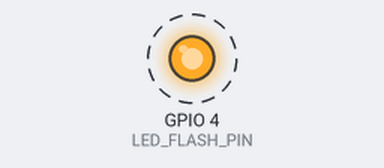
Bench run of a sketch on a simulated ESP32. Parts: output pins drawn as LEDs (lit = HIGH). Dashed ring = blinking. What the sketch prints to the serial monitor is not drawn.

Above: at 0.6 s.
Timing chart, 0 to 4.7 s (numbered marks = the images above):
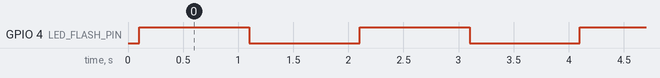

The sketch:

esp32cam-blink.ino
```cpp
/*
 * ESP32-CAM Blink LED
 * ===================
 * Placa:  ESP32-CAM (AI-Thinker)
 * LED:    Flash blanco integrado en GPIO 4 (activo HIGH)
 * Ciclo:  1s ON / 1s OFF
 * Serial: 115200 baud
 *
 * Mapa de pines:
 *   GPIO 4  - LED Flash (OUTPUT)
 *   GPIO 1  - U0TXD (Serial TX al adaptador USB-TTL)
 *   GPIO 3  - U0RXD (Serial RX desde adaptador USB-TTL)
 */

// Constantes
const int LED_FLASH_PIN = 4;     // GPIO del LED de flash integrado
const int BAUD_RATE = 115200;     // Velocidad del monitor serie
const int BLINK_DELAY_MS = 1000;  // 1 segundo por estado
const int LED_ON = HIGH;          // Activo alto
const int LED_OFF = LOW;          // Activo bajo

void setup() {
  // Inicializar monitor serie
  Serial.begin(BAUD_RATE);
  delay(100);  // Pequeña pausa para que el serial se estabilice

  // Configurar pin del LED como salida
  pinMode(LED_FLASH_PIN, OUTPUT);

  // Asegurar LED apagado al inicio
  digitalWrite(LED_FLASH_PIN, LED_OFF);

  // Mensaje de inicio
  Serial.println("ESP32-CAM Blink iniciado");
  Serial.print("LED Flash en GPIO ");
  Serial.print(LED_FLASH_PIN);
  Serial.print(" | Ciclo: ");
  Serial.print(BLINK_DELAY_MS);
  Serial.print("ms ON / ");
  Serial.print(BLINK_DELAY_MS);
  Serial.println("ms OFF");
}

void loop() {
  // Encender LED
  digitalWrite(LED_FLASH_PIN, LED_ON);
  Serial.println("LED ON");
  delay(BLINK_DELAY_MS);

  // Apagar LED
  digitalWrite(LED_FLASH_PIN, LED_OFF);
  Serial.println("LED OFF");
  delay(BLINK_DELAY_MS);
}
```

Measured:
- by itself, GPIO 4 (LED_FLASH_PIN): alternates HIGH for 1.0 s and LOW for 1.0 s
